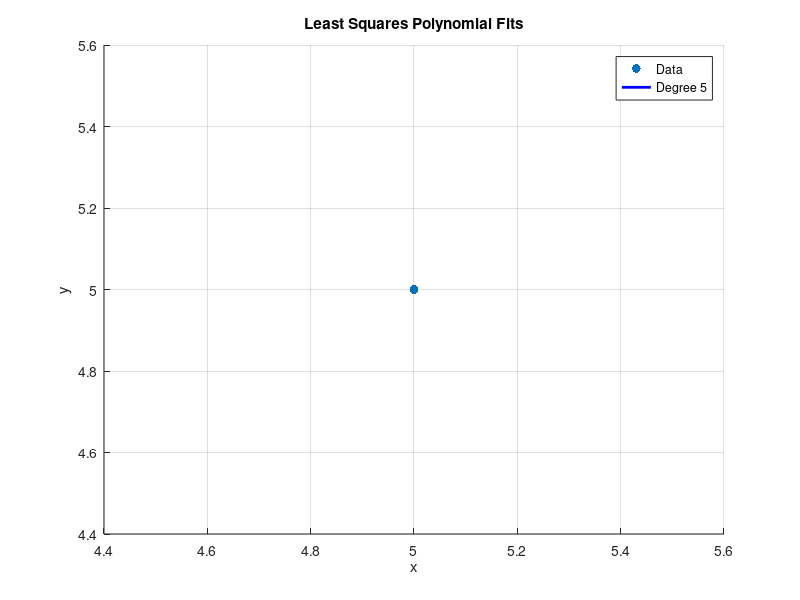

This chart was generated by the following MATLAB code:
function curve_fitting_tool()
    clc;
    disp("=== Least Squares Curve Fitting Tool ===");

    % Option 1: Manual input
    x = input('Enter x values as a row vector (e.g., [1 2 3 4]): ');
    y = input('Enter y values as a row vector (e.g., [2.3 3.5 3.8 5.1]): ');

    if length(x) ~= length(y)
        error("x and y must be of same length.");
    end

    degrees = input('Enter polynomial degrees to try (e.g., [1 2 3]): ');
    if isempty(degrees)
        degrees = 1:min(length(x)-1, 3);
    end

    figure;
    scatter(x, y, 40, 'filled'); hold on;
    title("Least Squares Polynomial Fits");
    xlabel('x'); ylabel('y');
    grid on;

    colors = lines(length(degrees));
    legends = cell(1, length(degrees));

    for i = 1:length(degrees)
        d = degrees(i);
        coeffs = polyfit(x, y, d);
        x_fit = linspace(min(x), max(x), 100);
        y_fit = polyval(coeffs, x_fit);
        plot(x_fit, y_fit, 'LineWidth', 2, 'Color', colors(i, :));
        legends{i} = ['Degree ' num2str(d)];
    end

    legend(['Data', legends]);
end
